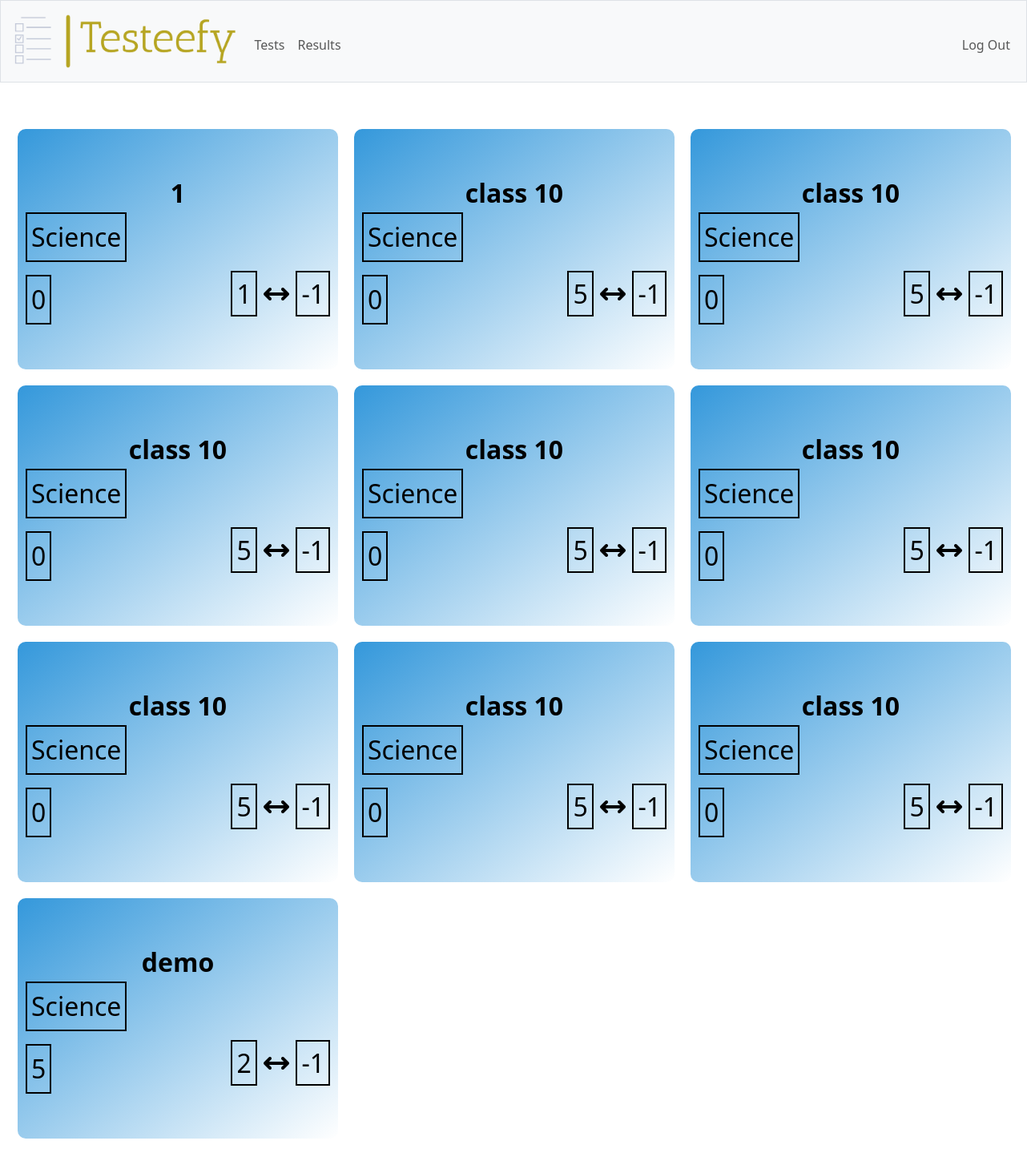
Screenshot of /tests/Science (signed in) with the database file from the repository.
### tables this page shows
CREATE TABLE 'test' ('ID' INTEGER PRIMARY KEY AUTOINCREMENT,
Topic TEXT,
Subject TEXT,
Examiner_id INTEGER,
Max_marks INTEGER,
Min_marks INTEGER, 'Num_of_question' INTEGER, Num_of_attempts INTEGER DEFAULT 0,
FOREIGN KEY(Examiner_id) REFERENCES user(ID));

### app.py (the view)
@app.route("/tests/<subject>")
@login_required
def subject(subject):
    if subject not in SUBJECT_DICT:
        return apology("not found",404)
    tests = db.execute(
        "select * from test where subject = ? ;"
        ,[subject,]
    ).fetchall()
    return render_template("subject.html",tests=tests,sub_dict=SUBJECT_DICT)

### helpers.py (called while the page is built)
def login_required(f):
    @wraps(f)
    def decorated_function(*args, **kwargs):
        if session.get("user_id") is None:
            return redirect("/login")
        return f(*args, **kwargs)
    return decorated_function

### templates/subject.html (shortened to what this page needs)
{% extends "layout.html" %}
{% block stylesheet %}
    <link href="/static/styles_tests.css" rel="stylesheet">
{% endblock %}
{% block main %}
                <div class="large_card_container">
                    {% for i in tests %}
                    <a href="/test?id={{ i[0] }}">
                        <div class="card_large" style="--grad-color: {{ sub_dict[i[2]] }}; font-size: xx-large;" >
                            <div class="card-body">
                                <b class="card-title">{{ i[1] }}</b>
                                <p class="card-text box">{{ i[2] }}</p>
                                <span class="bottom-row">
                                    <span class="box">{{ i[7] }}</span>
                                    <span>
                                        <span class="box">{{ i[4] }}</span>
                                        <i class="fa-sharp fa-solid fa-arrows-left-right" style="color: #000000;"></i>
                                        <span class="box">{{ i[5] }}</span>
                                    </span>
                                </span>
                            </div>
                        </div>
                        </a>
                    {% endfor %}
                </div>
        {% endblock %}

### templates/layout.html (shortened to what this page needs)
<!DOCTYPE html>
<html lang="en">
    <head>
        <link href="https://cdn.jsdelivr.net/npm/bootstrap@5.3.0/dist/css/bootstrap.min.css" rel="stylesheet">
        <link href="/static/styles.css" rel="stylesheet">
        {% block stylesheet %}{% endblock %}
    </head>
    <body>
        <nav class="bg-light border navbar navbar-expand-md navbar-light">
            <div class="container-fluid">
                <a class="navbar-brand" href="/"><img src="/static/logo-no-background.png"  alt="logo" style="height: 75px;"></a>
                <div class="collapse navbar-collapse" id="navbar">
                    {% if session["user_id"] %}
                        <ul class="navbar-nav me-auto mt-2">
                            <li class="nav-item"><a href="/tests" class="nav-link">Tests</a></li>
                            <li class="nav-item"><a href="/result" class="nav-link">Results</a></li>
                        </ul>
                        <ul class="navbar-nav ms-auto mt-2">
                            <li class="nav-item"><a class="nav-link" href="/logout">Log Out</a></li>
                        </ul>
                    {% else %}
                        <ul class="navbar-nav ms-auto mt-2">
                            <li class="nav-item"><a class="nav-link" href="/register">Register</a></li>
                            <li class="nav-item"><a class="nav-link" href="/login">Log In</a></li>
                        </ul>
                    {% endif %}
                </div>
            </div>
        </nav>
        <main class="container-fluid py-5 text-center">
            {% block main %}{% endblock %}
        </main>
    </body>
</html>

### static/styles_tests.css (style rules this page uses)
body { width: 100vw; overflow-x: hidden; }
.box { border-style: solid; border-width: 2px; width: max-content; padding: 5px; }
.bottom-row { display: flex; justify-content: space-between; }
.card , .card_large { background-image: linear-gradient(to bottom right, var(--grad-color),white); }
.card_large { width: 400px; aspect-ratio: 4/3; font-size: large; margin : 10px; border-radius: 10px; display: flex; justify-content: center; align-items: center; padding: 10px; }
.large_card_container { display: grid; grid-template-columns: auto auto auto; }
a { text-decoration: none; color: black; }

### rows the page displays
test: Topic "1", Subject "Science", Num_of_attempts "0", Max_marks "1", Min_marks "-1"
test: Topic "class 10", Subject "Science", Num_of_attempts "0", Max_marks "5", Min_marks "-1"
test: Topic "class 10", Subject "Science", Num_of_attempts "0", Max_marks "5", Min_marks "-1"
test: Topic "class 10", Subject "Science", Num_of_attempts "0", Max_marks "5", Min_marks "-1"
test: Topic "class 10", Subject "Science", Num_of_attempts "0", Max_marks "5", Min_marks "-1"
test: Topic "class 10", Subject "Science", Num_of_attempts "0", Max_marks "5", Min_marks "-1"
test: Topic "class 10", Subject "Science", Num_of_attempts "0", Max_marks "5", Min_marks "-1"
test: Topic "class 10", Subject "Science", Num_of_attempts "0", Max_marks "5", Min_marks "-1"
test: Topic "class 10", Subject "Science", Num_of_attempts "0", Max_marks "5", Min_marks "-1"
test: Topic "demo", Subject "Science", Num_of_attempts "5", Max_marks "2", Min_marks "-1"
